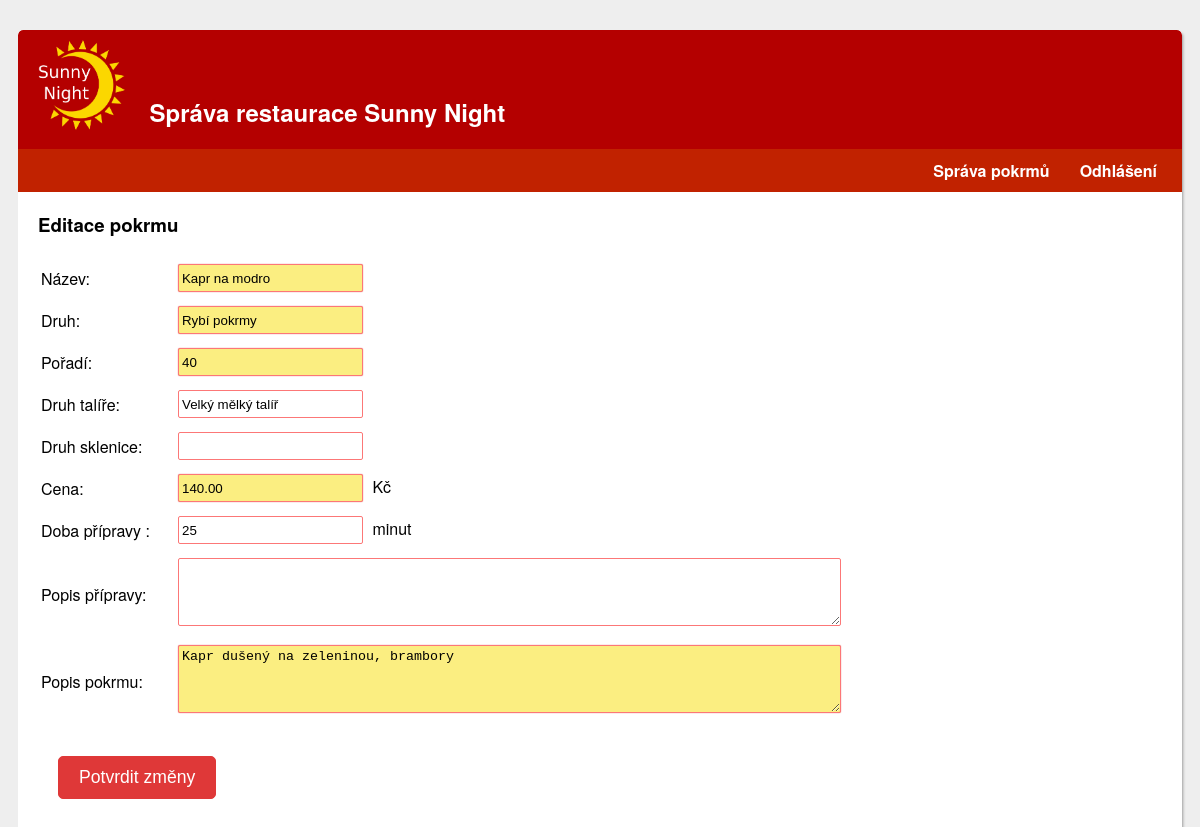
Screenshot of /admin/jidlo.php?potravina=9 (signed in) with the database file from the repository.
### tables this page shows
CREATE TABLE IF NOT EXISTS `iis_h_potravina` (
  `ID` int(11) NOT NULL AUTO_INCREMENT,
  `jmeno` varchar(128) NOT NULL,
  `druh` varchar(128) NOT NULL,
  `doba_pripravy` int(11) DEFAULT NULL,
  `popis_pripravy` varchar(4000) DEFAULT NULL,
  `cena` float NOT NULL,
  `prodano_kusu` int(11) NOT NULL,
  `talir` varchar(128) DEFAULT NULL,
  `sklenice` varchar(128) DEFAULT NULL,
  `url_obrazku` varchar(128) NOT NULL,
  `popis` varchar(256) NOT NULL,
  `poradi` int(11) NOT NULL,
  PRIMARY KEY (`ID`)
);

### WWW/admin/includes/food.php (the view, shortened to what this page needs)
<?php
	$pravo = $_SESSION['user']['pravo'];
	if (!( $pravo == 'spravce' || $pravo == 'vedouci' || $pravo == 'masterchef' || $pravo == 'chef' || $pravo == 'zamestnanec')) {
		header('Location: index.php');
	}
	else {
		echo '<div class="sprava_jidla">';
		if ( ($pravo == 'masterchef' || $pravo == 'spravce') && isset( $_GET['potravina'] ) ) {
			$id = trim( $_GET['potravina'] );
			$selected_jidla = mysql_query("
				SELECT  iis_h_potravina.ID, jmeno, druh, doba_pripravy, CAST(cena AS DECIMAL(11,2)) as cena,
				prodano_kusu, poradi, talir, sklenice, popis, popis_pripravy
				FROM iis_h_potravina, iis_s_potravina_surovina
				WHERE iis_h_potravina.ID = $id AND iis_h_potravina.ID = iis_s_potravina_surovina.ID
			");
			echo '<h3>Editace pokrmu</h3>';
			if ( $selected_jidla && mysql_num_rows( $selected_jidla ) > 0 ) {
				$row = mysql_fetch_assoc( $selected_jidla );
				echo '<form method="post"><table class="neohranicena_tabulka"><tbody>';
				echo '<tr><td>Název:</td><td><input maxlength="127" class="required" type="text" name="jmeno" value="'.$row['jmeno'].'"></td></tr>';
				echo '<tr><td>Druh:</td><td><input maxlength="127" class="required" type="text" name="druh" value="'.$row['druh'].'"></td></tr>';
				echo '<tr><td>Pořadí:</td><td><input maxlength="127" class="required" type="number" name="poradi" value="'.$row['poradi'].'"></td></tr>';
				echo '<tr><td>Druh talíře:</td><td><input maxlength="127" type="text" name="talir" value="'.$row['talir'].'"></td></tr>';
				echo '<tr><td>Druh sklenice:</td><td><input maxlength="127" type="text" name="sklenice" value="'.$row['sklenice'].'"></td></tr>';
				echo '<tr><td>Cena:</td><td><input maxlength="127" class="required" type="number" name="cena" value="'.$row['cena'].'"> Kč</td></tr>';
				echo '<tr><td>Doba přípravy :</td><td><input maxlength="127" type="text" name="doba_pripravy" value="'.$row['doba_pripravy'].'"> minut</td></tr>';
				echo '<tr><td class="top_align">Popis přípravy:</td><td><textarea maxlength="3999"  rows="13" cols="80" name="popis_pripravy" >'.$row['popis_pripravy'].'</textarea></td></tr>';
				echo '<tr><td class="top_align">Popis pokrmu:</td><td><textarea maxlength="255" class="required" rows="4" cols="80" name="popis" >'.$row['popis'].'</textarea></td></tr>';
				echo '</tbody></table>';
				echo '<input type="submit" name="potvrdit" value="Potvrdit změny">';
				echo '</form>';
			}
			else {
				echo '<p class="error">Zadaná položka neexistuje!</p>';
			}
		}
	}
?>

### WWW/admin/css/style.css (style rules this page uses)
body { background: #eee url('https://i.imgur.com/eeQeRmk.png'); font-family: 'Helvetica Neue', Helvetica, Arial, sans-serif; padding: 22px 10px; }
.button, button, input[type="button"], input[type="submit"] { display: inline-block; padding: 10px 20px; min-width: 100px; line-height: 44px - 22px; border: 1px solid #df3838; border-radius: 5px; text-align: center; font-size: 1.1rem; margin: 20px; color: #fff; background: #df3838; }
table { margin-bottom: 10px; }
td:first-child { padding-right: 20px; }
input:not([type='submit']), textarea { border-radius: 2px; border: 1px solid #fc7777; height: 20px; padding: 3px; margin: 5px; }
textarea { height: 60px; }
.required { box-shadow: 0 0 1px 0 rgba(217, 31, 31, 0.86); background-color: #fbee81; }
.neohranicena_tabulka { margin-bottom: 10px; border: 0; }
.neohranicena_tabulka td:first-child { padding-right: 20px; }

### rows the page displays
iis_h_potravina: jmeno "Kapr na modro", druh "Rybí pokrmy", poradi "40", talir "Velký mělký talíř", doba_pripravy "25", popis "Kapr dušený na zeleninou, brambory"

### other values shown
$h2_nadpis "Správa restaurace Sunny Night"
